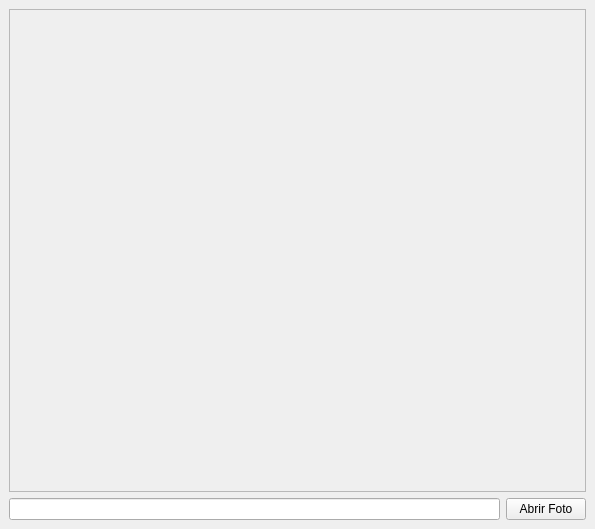
<?xml version="1.0" encoding="UTF-8"?>
<ui version="4.0">
 <class>MainWindow</class>
 <widget class="QMainWindow" name="MainWindow">
  <property name="geometry">
   <rect>
    <x>0</x>
    <y>0</y>
    <width>595</width>
    <height>529</height>
   </rect>
  </property>
  <property name="windowTitle">
   <string>Redimensionar Imagem</string>
  </property>
  <widget class="QWidget" name="centralwidget">
   <layout class="QGridLayout" name="gridLayout">
    <item row="1" column="0">
     <widget class="QLineEdit" name="input_arquivo"/>
    </item>
    <item row="1" column="1">
     <widget class="QPushButton" name="btn_escolher_arquivo">
      <property name="text">
       <string>Abrir Foto</string>
      </property>
     </widget>
    </item>
    <item row="0" column="0" colspan="2">
     <widget class="QScrollArea" name="scrollArea">
      <property name="widgetResizable">
       <bool>true</bool>
      </property>
      <widget class="QWidget" name="scrollAreaWidgetContents">
       <property name="geometry">
        <rect>
         <x>0</x>
         <y>0</y>
         <width>575</width>
         <height>480</height>
        </rect>
       </property>
       <layout class="QGridLayout" name="gridLayout_2">
        <item row="0" column="0">
         <widget class="QLabel" name="label_IMG">
          <property name="text">
           <string/>
          </property>
         </widget>
        </item>
       </layout>
      </widget>
     </widget>
    </item>
   </layout>
  </widget>
 </widget>
 <resources/>
 <connections/>
</ui>
